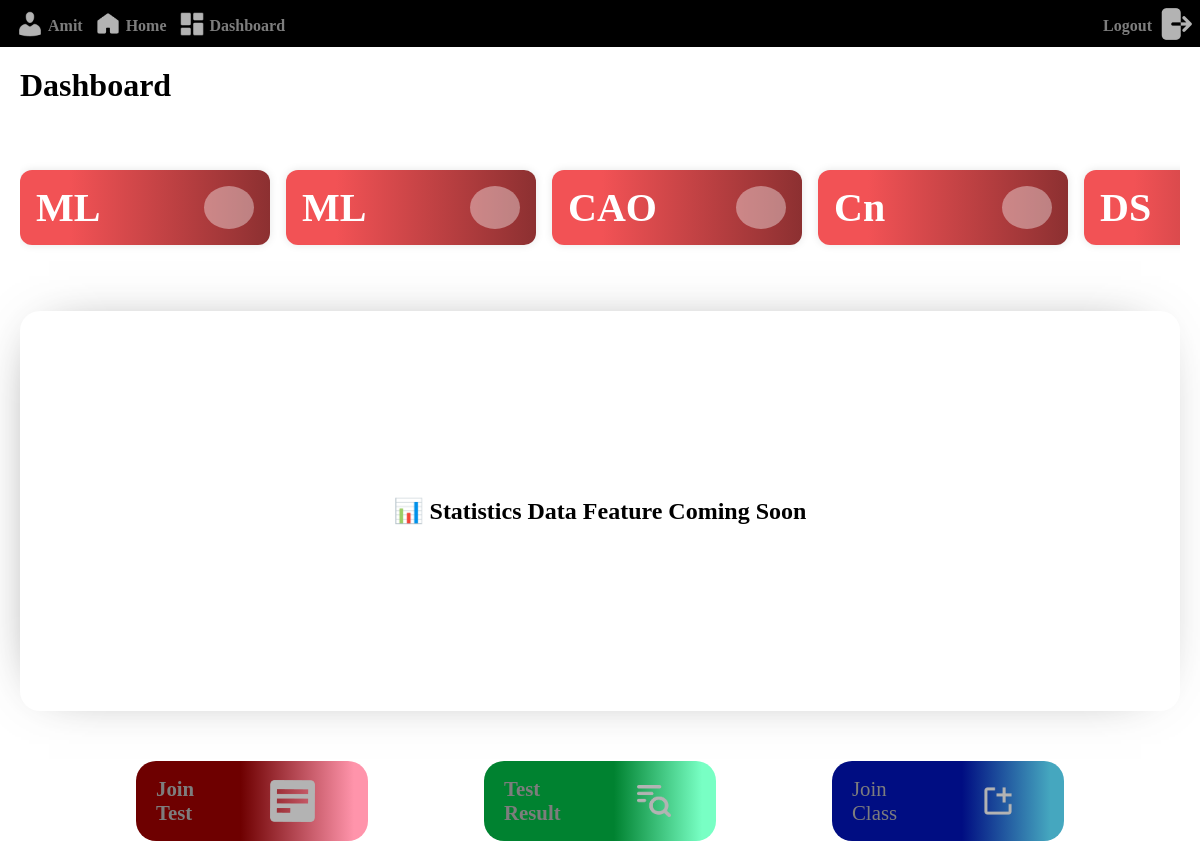
The page /dashboard_student/ (signed in) on the database its author committed.
### quiz/models.py (models this page shows)
class JoinClass(models.Model):
    std_cla_code = models.CharField(max_length=225)
    sub_name = models.TextField(max_length=225)
    std_created_at = models.DateTimeField(auto_now_add=True)
    std_updated_at = models.DateTimeField(auto_now=True)
    student_id = models.ForeignKey(
        StudentInfo,
        on_delete=models.CASCADE,
        db_column='student_id_id'
    )

### quiz_app/views.py (the view)
# urls.py: path('dashboard_student/', views.dashboard_student, name='dashboard_student'),
def dashboard_student(request):
    if not request.session.get('student_id'):
        return redirect('login')
    student_id = request.session.get('student_id')
    student = Student.objects.get(student_id=student_id)
    username = request.session.get('username')
    std_classes = StudentInfo.objects.filter(username=username)
    if not std_classes.exists():
        no_subject = 0
        std_join_cla = []
    else:
        no_subject = sum(c.no_subject for c in std_classes)
        std_join_cla = JoinClass.objects.filter(student_id__in=std_classes)
    context = {
        'student': student,
        'no_subject': no_subject,
        'name_subject': [join.sub_name for join in std_join_cla],
        'username': username
    }
    return render(request, 'dashboard_student.html', context)

### templates/dashboard_student.html (shortened to what this page needs)
<!DOCTYPE html>
{% load static %}
<html lang="en">
<head>
    <link rel="stylesheet" href="{% static 'css/dashboard_student.css' %}">
</head>
<body>
    <main>
        <nav>
            <div class="nav-content">
                <div class="username">
                    <div class="img">
                        <img src="{% static 'source/admin-users.png' %}" alt="Quiz Time Logo">
                    </div>
                    <div class="name">
                        <h4>{{ username }}</h4>
                    </div>
                </div>
                <div class="home">
                    <div class="img">
                        <img src="{% static 'source/home.png' %}" alt="Quiz Time Logo">
                    </div>
                    <div class="name">
                        <a href="#"><h4>Home</h4></a>
                    </div>
                </div>
                <div class="dashboard">
                    <div class="img">
                        <img src="{% static 'source/dashboard-rounded.png' %}" alt="Quiz Time Logo">
                    </div>
                    <div class="name">
                        <a href="#"><h4>Dashboard</h4></a>
                    </div>
                </div>
            </div>
            <div class="nav-content-right">
                <div class="img">
                    <img src="{% static 'source/logout.png' %}" alt="Quiz Time Logo">
                </div>
                <div class="name">
                    <a href="{% url 'logout' %}"><a href="#"><h4>Logout</h4></a>
                </div>
            </div>
        </nav>
        <section>
            <div class="section-content">
                <div class="section-content-left">
                    <h4>Dashboard</h4>
                </div>
                <div class="section-name">
                    <div class="sub-section-name">
                       {% for subject in name_subject  %}
                       <div class="section-1">
                           <div class="info">
                               <div class="info-text">
                                   <h4>{{ subject }}</h4>
                               </div>
                           </div>
                           <div class="info-icon"></div>
                       </div>
                        {% endfor %}
                    </div>
                </div>
                <div class="section-content-right">
                    <div class="chart-container">
                        <h1>📊 Statistics Data Feature Coming Soon</h1>
                    </div>
                </div>
                <div class="section-content-bottom">
                    <div class="section-test-detail">
                        <div class="detail-text">
                            <a href="{% url 'join_test' %}"><h4>Join Test</h4></a>
                        </div>
                        <div class="detail-icon">
                            <img src="{% static 'source/detail.png' %}" alt="Quiz Time Logo">
                        </div>
                    </div>
                    <div class="section-test-result">
                        <div class="result-text">
                            <a href="{% url 'result_student' %}"><h4>Test Result</h4></a>
                        </div>
                        <div class="result-icon">
                            <img src="{% static 'source/result.png' %}" alt="Quiz Time Logo">
                        </div>
                    </div>
                    <div class="section-create">
                        <div class="info-create">
                            <div class="info-text">
                                <a href="{% url 'join_class' %}"<h4>Join Class</h4></a>
                            </div>
                        </div>
                        <div class="create-icon">
                            <img src="{% static 'source/create.png' %}" alt="Quiz Time Logo">
                        </div>
                   </div>
                </div>
            </div>
        </section>
    </main>
</body>
</html>

### static/css/dashboard_student.css (style rules this page uses)
* { margin: 0; padding: 0; box-sizing: border-box; }
html, body { width: 100%; height: 100%; }
main { width: 100%; height: 100%; }
nav { background-color: #000; display: flex; flex-direction: row; justify-content: space-between; padding: 5px 5px 0px 5px; }
.nav-content { display: flex; flex-direction: row; justify-content: space-between; align-items: center; }
.username, .home, .dashboard { display: flex; flex-direction: row; justify-content: center; align-items: center; color: rgb(125, 125, 125); gap: 3px; }
a { text-decoration: none; color: rgb(125, 125, 125); }
.username img, .home img, .dashboard img { width: 30px; height: 30px; margin-left: 10px; }
.nav-content-right { display: flex; flex-direction: row-reverse; justify-content: space-between; align-items: center; color: rgb(164, 163, 163); gap: 5px; }
.section-content { display: flex; flex-direction: column; gap: 50px; margin: 20px; }
.section-content-left { display: flex; flex-direction: row; font-size: xx-large; }
.section-name { display: flex; flex-direction: column; gap: 50px; overflow: hidden; }
.chart-container { display: flex; justify-content: center; align-items: center; }
.sub-section-name { display: flex; flex-direction: row; gap: 50px; overflow-x: auto; scrollbar-width: none; -ms-overflow-style: none; padding: 10px 0; width: 100%; scroll-behavior: smooth; }
.student-total, .section-1, .section-2 { display: flex; flex-direction: row; background-color: aquamarine; min-width: 23%; height: 13vh; border-radius: 20px; padding: 15px; font-size: 1.5rem; color: white; justify-content: space-between; flex-shrink: 0; }
.section-1 { background: #F25255; background: linear-gradient(90deg, rgba(242, 82, 85, 1) 20%, rgba(140, 48, 49, 1) 100%);; }
.info-icon { width: 23%; background-color: rgba(255, 255, 255, 0.384); border-radius: 50%; box-shadow: -5px -1px 56px -46px rgba(0,0,0,0.75); padding: 2px; }
.section-content-right { background-color: white; border-radius: 20px; padding: 20px; box-shadow: -5px -1px 56px -34px rgba(0,0,0,0.75); height: 400px; }
.chart-container { width: 100%; height: 100%; position: relative; }
.section-content-bottom { display: flex; flex-direction: row; justify-content: space-evenly; align-items: center; }
.section-test-detail, .section-test-result, .section-create { display: flex; flex-direction: row; justify-content: space-between; align-items: center; gap: 20px; background-color: #5351EA; border-radius: 20px; padding: 10px; width: 20%; height: 10vh; padding: 20px; font-size: 1.3rem; color: white; }
.section-content-bottom img { width: 40%; }
.detail-icon, .result-icon, .create-icon { display: flex; justify-content: center; align-items: center; }
.info { display: flex; flex-direction: column; justify-content: center; align-items: center; font-size: 2.5rem; }
.section-create { background: #000d82; background: linear-gradient(90deg, rgba(0, 13, 130, 1) 56%, rgba(69, 167, 191, 1) 94%); }
.section-test-result { background: #008230; background: linear-gradient(90deg, rgba(0, 130, 48, 1) 56%, rgba(120, 255, 196, 1) 94%); }
.section-test-detail { background: #6e0000; background: linear-gradient(90deg, rgba(110, 0, 0, 1) 45%, rgba(255, 148, 171, 1) 94%); }
.sub-section-name { display: flex; overflow-x: auto; gap: 1rem; padding: 1rem 0; scroll-snap-type: x mandatory; }
.section-1 { flex: 0 0 auto; scroll-snap-align: start; min-width: 250px; background-color: #f9f9f9; border-radius: 12px; padding: 1rem; box-shadow: 0 0 8px rgba(0,0,0,0.1); transition: transform 0.3s; height: 75px; }
.sub-section-name { scroll-behavior: smooth; -webkit-overflow-scrolling: touch; }

### rows shown on the page
JoinClass: name_subject "ML"
JoinClass: name_subject "ML"
JoinClass: name_subject "CAO"
JoinClass: name_subject "Cn"
JoinClass: name_subject "DS"

### other values the page prints
{{ username }} "Amit"
